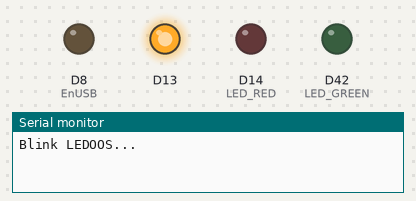
A sketch run on a simulated Arduino Due. On the bench: output pins drawn as LEDs (lit = HIGH), the last lines printed to the serial monitor.

Above: at 0.05 s.
At 2.85 s:
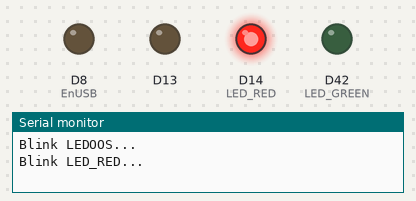
At 4.25 s:
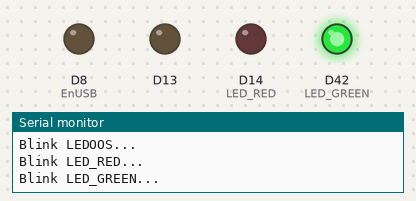
At 5.95 s:
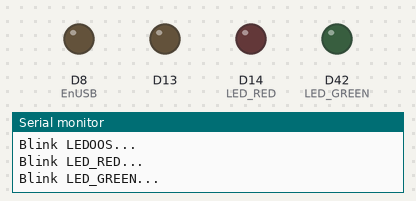
Timing chart, 0 to 7.8 s (numbered marks = the images above):
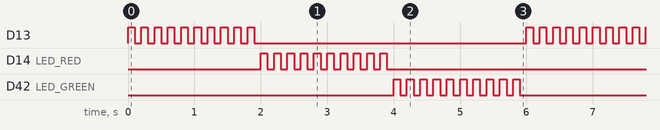

Measured:
- by itself, D13, D14 (LED_RED), D42 (LED_GREEN): repeats every 6.0 s: 9 × (LOW 0.10 s, HIGH 0.10 s), LOW 4.1 s, HIGH 0.10 s

The sketch:

Blink_all_Leds.ino
```cpp
// I pin sono mappati secondo il file variant.cpp
//#define LED_BUILTIN 13
#define LED_RED 14
#define LED_GREEN 42
#define EnUSB 8 // questo pin non sembra esssere mappato correttamente. Ho visto che era il pin 8 dall'esempio 03 del SAMD

void setup() {
  // put your setup code here, to run once:
  pinMode(PIN_LED_13, OUTPUT);
  pinMode(LED_RED, OUTPUT);
  pinMode(LED_GREEN, OUTPUT);
  pinMode(EnUSB, OUTPUT);
  digitalWrite(EnUSB, LOW);
  Serial.begin(9600);

}

void loop() {
  // put your main code here, to run repeatedly:
  //digitalWrite(EnUSB, LOW);
  Serial.println("Blink LEDOOS...");
  for(int i = 0; i<10; i++){
    digitalWrite(PIN_LED_13, HIGH);
    delay(100);
    digitalWrite(PIN_LED_13, LOW);
    delay(100);
  }

  Serial.println("Blink LED_RED...");
  for(int i = 0; i<10; i++){
    digitalWrite(LED_RED, HIGH);
    delay(100);
    digitalWrite(LED_RED, LOW);
    delay(100);
  }

  Serial.println("Blink LED_GREEN...");
  for(int i = 0; i<10; i++){
    digitalWrite(LED_GREEN, HIGH);
    delay(100);
    digitalWrite(LED_GREEN, LOW);
    delay(100);
  }

}
```
